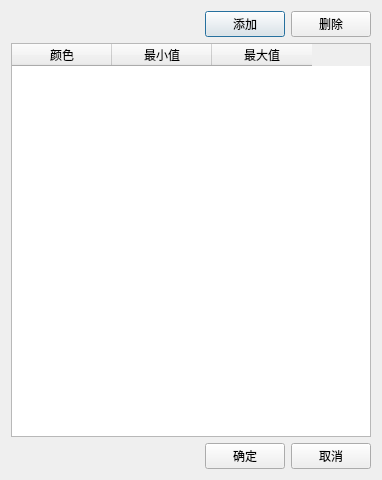
<?xml version="1.0" encoding="UTF-8"?>
<ui version="4.0">
 <class>CDynamicColorDialog</class>
 <widget class="QDialog" name="CDynamicColorDialog">
  <property name="geometry">
   <rect>
    <x>0</x>
    <y>0</y>
    <width>382</width>
    <height>480</height>
   </rect>
  </property>
  <property name="windowTitle">
   <string>颜色切换</string>
  </property>
  <layout class="QVBoxLayout" name="verticalLayout">
   <item>
    <layout class="QHBoxLayout" name="horizontalLayout_2">
     <item>
      <spacer name="horizontalSpacer_2">
       <property name="orientation">
        <enum>Qt::Horizontal</enum>
       </property>
       <property name="sizeHint" stdset="0">
        <size>
         <width>40</width>
         <height>20</height>
        </size>
       </property>
      </spacer>
     </item>
     <item>
      <widget class="QPushButton" name="pushButtonAdd">
       <property name="text">
        <string>添加</string>
       </property>
      </widget>
     </item>
     <item>
      <widget class="QPushButton" name="pushButtonDel">
       <property name="text">
        <string>删除</string>
       </property>
      </widget>
     </item>
    </layout>
   </item>
   <item>
    <widget class="QTableWidget" name="tableWidget">
     <column>
      <property name="text">
       <string>颜色</string>
      </property>
     </column>
     <column>
      <property name="text">
       <string>最小值</string>
      </property>
     </column>
     <column>
      <property name="text">
       <string>最大值</string>
      </property>
     </column>
    </widget>
   </item>
   <item>
    <layout class="QHBoxLayout" name="horizontalLayout">
     <item>
      <spacer name="horizontalSpacer">
       <property name="orientation">
        <enum>Qt::Horizontal</enum>
       </property>
       <property name="sizeHint" stdset="0">
        <size>
         <width>40</width>
         <height>20</height>
        </size>
       </property>
      </spacer>
     </item>
     <item>
      <widget class="QPushButton" name="pushButtonOk">
       <property name="text">
        <string>确定</string>
       </property>
      </widget>
     </item>
     <item>
      <widget class="QPushButton" name="pushButtonCancel">
       <property name="text">
        <string>取消</string>
       </property>
      </widget>
     </item>
    </layout>
   </item>
  </layout>
 </widget>
 <resources/>
 <connections/>
</ui>
